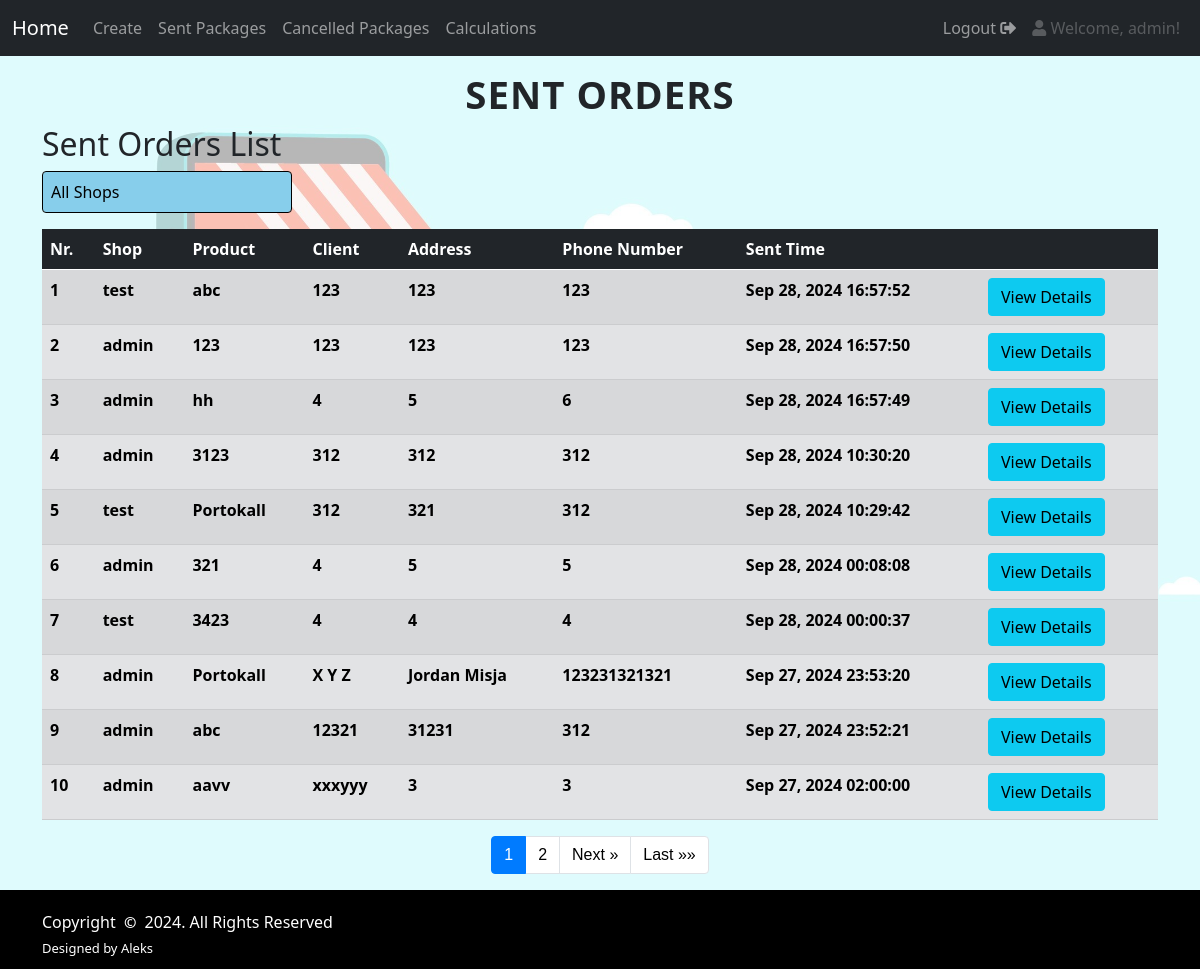
/core/sent_packages/ (signed in), run on an earlier commit of the app's database.
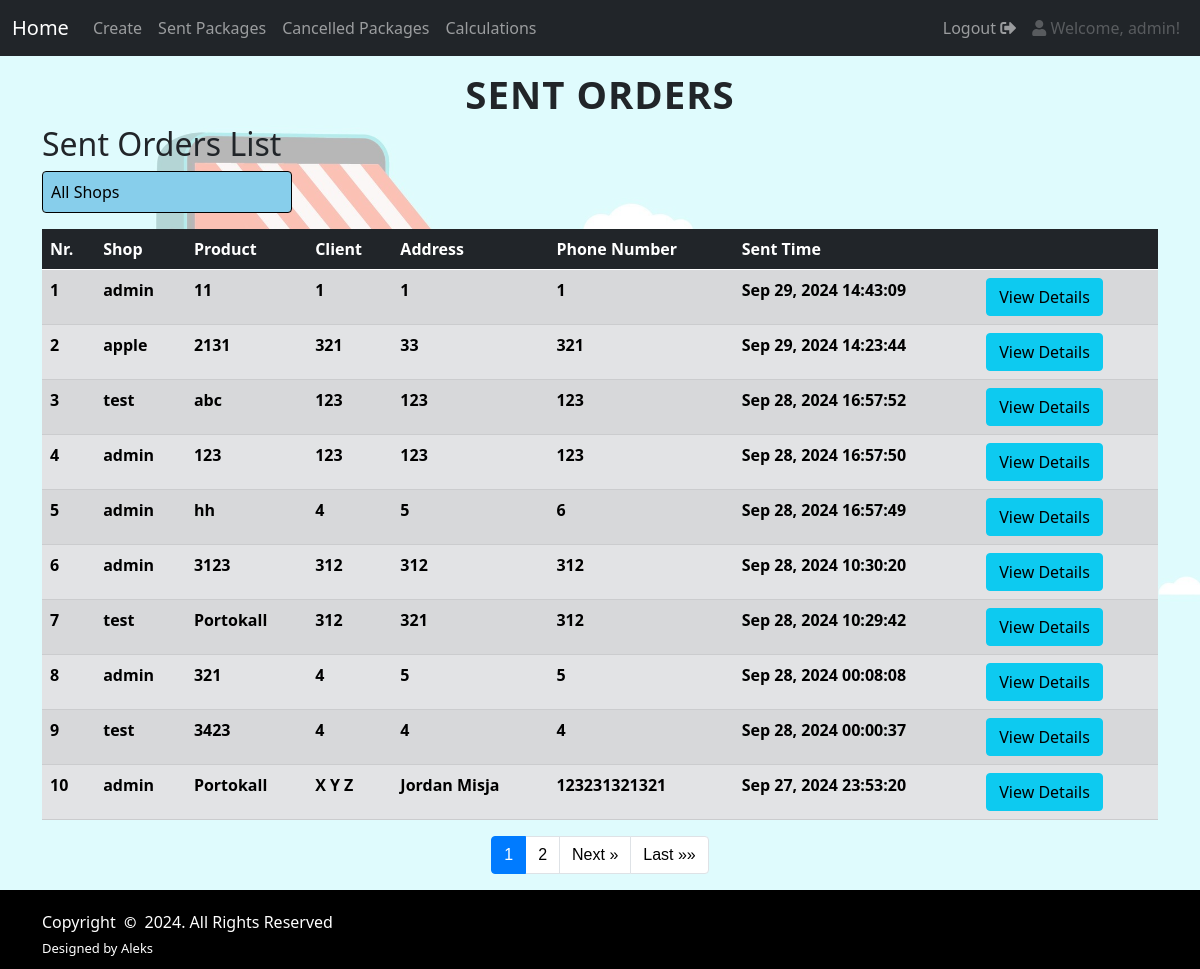
And on a later commit of the database.
### core/models.py (models this page shows, shortened)
class SentPackages(models.Model):
    id = models.UUIDField(primary_key=True, default=uuid.uuid4, editable=False)
    shop = models.ForeignKey(User, on_delete=models.CASCADE, related_name='sent_packages', default=1)
    product = models.CharField(max_length=50)
    price = models.IntegerField(blank=True, null=True)
    shipment_value = models.IntegerField(blank=True, null=True)
    total = models.IntegerField(blank=True, null=True)
    client = models.CharField(max_length=50)
    address = models.CharField(max_length=100)
    phone_number = models.IntegerField()
    ordered_time = models.DateTimeField()
    date_sent = models.DateTimeField(default=timezone.now)
    image = models.ImageField(upload_to='uploads/', blank=True, null=True)

### core/views/sent_packages.py (the view)
# urls.py: path('sent_packages/', sent_packages, name="sent_packages"),
def sent_packages(request):
    template_name = 'core/sent_packages.html'
    shops = User.objects.all()
    if request.user.is_superuser:
        selected_shop = request.GET.get('shop')
        if selected_shop:
            sent_orders = SentPackages.objects.filter(shop_id=selected_shop).order_by("-date_sent")
        else:
            sent_orders = SentPackages.objects.order_by("-date_sent")
    else:
        sent_orders = SentPackages.objects.filter(shop=request.user).order_by("-date_sent")
    paginator = Paginator(sent_orders, 10)
    page_number = request.GET.get('page')
    page_obj = paginator.get_page(page_number)
    context = {'page_obj': page_obj, 'shops': shops}
    return render(request, template_name, context)

### core/templates/core/sent_packages.html (shortened to what this page needs)
<!DOCTYPE html>
{% load static %}
<html lang="en">
<head>
    <link href="https://cdn.jsdelivr.net/npm/bootstrap@5.0.2/dist/css/bootstrap.min.css"
 rel="stylesheet">
    <link href="https://cdnjs.cloudflare.com/ajax/libs/font-awesome/5.15.4/css/all.min.css" rel="stylesheet">
    <link rel="stylesheet" href="https://cdnjs.cloudflare.com/ajax/libs/font-awesome/5.15.4/css/all.min.css">
    <link href="{% static 'css/cancelled_packages.css' %}" rel="stylesheet" type="text/css"/>
</head>
<body>
{% include 'navbar.html' %}
 <main class="flex-grow-1">
{% block content %}
  <h1 class="text-center fancy-title">SENT ORDERS</h1>
    <div class="container" id="sent">
    <h2>Sent Orders List</h2>
    {% if user.is_superuser %}
    <form method="get" class="mb-3">
        <div class="form-group">
            <select name="shop" id="shop" class="form-control" onchange="this.form.submit()">
                <option value="">All Shops</option>
            </select>
        </div>
    </form>
    {% endif %}
    <table class="table table-secondary table-striped">
        <thead class="table-dark">
        <tr>
            <th scope="col">Nr.</th>
            <th scope="col">Shop</th>
            <th scope="col">Product</th>
            <th scope="col">Client</th>
            <th scope="col">Address</th>
            <th scope="col">Phone Number</th>
            <th scope="col">Sent Time</th>
            <th scope="col"></th>
        </tr>
        </thead>
        <tbody>
        {% for data in page_obj %}
        <tr>
            <th scope="row">{{ forloop.counter|add:page_obj.start_index|add:"-1" }}</th>
            <th scope="row">{{ data.shop }}</th>
            <th scope="row">{{ data.product }}</th>
            <th scope="row">{{ data.client }}</th>
            <th scope="row">{{ data.address }}</th>
            <th scope="row">{{ data.phone_number }}</th>
            <th scope="row">{{ data.date_sent |date:"M d, Y H:i:s" }}</th>
            <th scope="row"><a class="btn btn-info" href="{% url 'info' data.id %}">View Details</a></th>
        </tr>
        {% endfor %}
        </tbody>
    </table>
    <nav aria-label="Page navigation">
        <ul class="pagination justify-content-center">
            {% for num in page_obj.paginator.page_range %}
            <li class="page-item {% if page_obj.number == num %}active{% endif %}"><a class="page-link" href="?page={{ num }}{% if request.GET.shop %}&shop={{ request.GET.shop }}{% endif %}">{{ num }}</a></li>
            {% endfor %}
            {% if page_obj.has_next %}
            <li class="page-item"><a class="page-link" href="?page={{ page_obj.next_page_number }}{% if request.GET.shop %}&shop={{ request.GET.shop }}{% endif %}">Next &raquo;</a></li>
            <li class="page-item"><a class="page-link" href="?page={{ page_obj.paginator.num_pages }}{% if request.GET.shop %}&shop={{ request.GET.shop }}{% endif %}">Last &raquo;&raquo;</a></li>
            {% endif %}
        </ul>
    </nav>
    </div>
{% endblock %}
 </main>
{% include 'footer.html' %}
</body>
</html>

What changed in the data, as far as the page shows it:
no longer on this page (row unchanged): SentPackages: shop "admin", product "abc", client "12321", address "31231", phone_number "312", date_sent "Sep 27, 2024 23:52:21"
no longer on this page (row unchanged): SentPackages: shop "admin", product "aavv", client "xxxyyy", address "3", phone_number "3", date_sent "Sep 27, 2024 02:00:00"
added SentPackages: shop "admin", product "11", client "1", address "1", phone_number "1", date_sent "Sep 29, 2024 14:43:09"
added SentPackages: shop "apple", product "2131", client "321", address "33", phone_number "321", date_sent "Sep 29, 2024 14:23:44"
